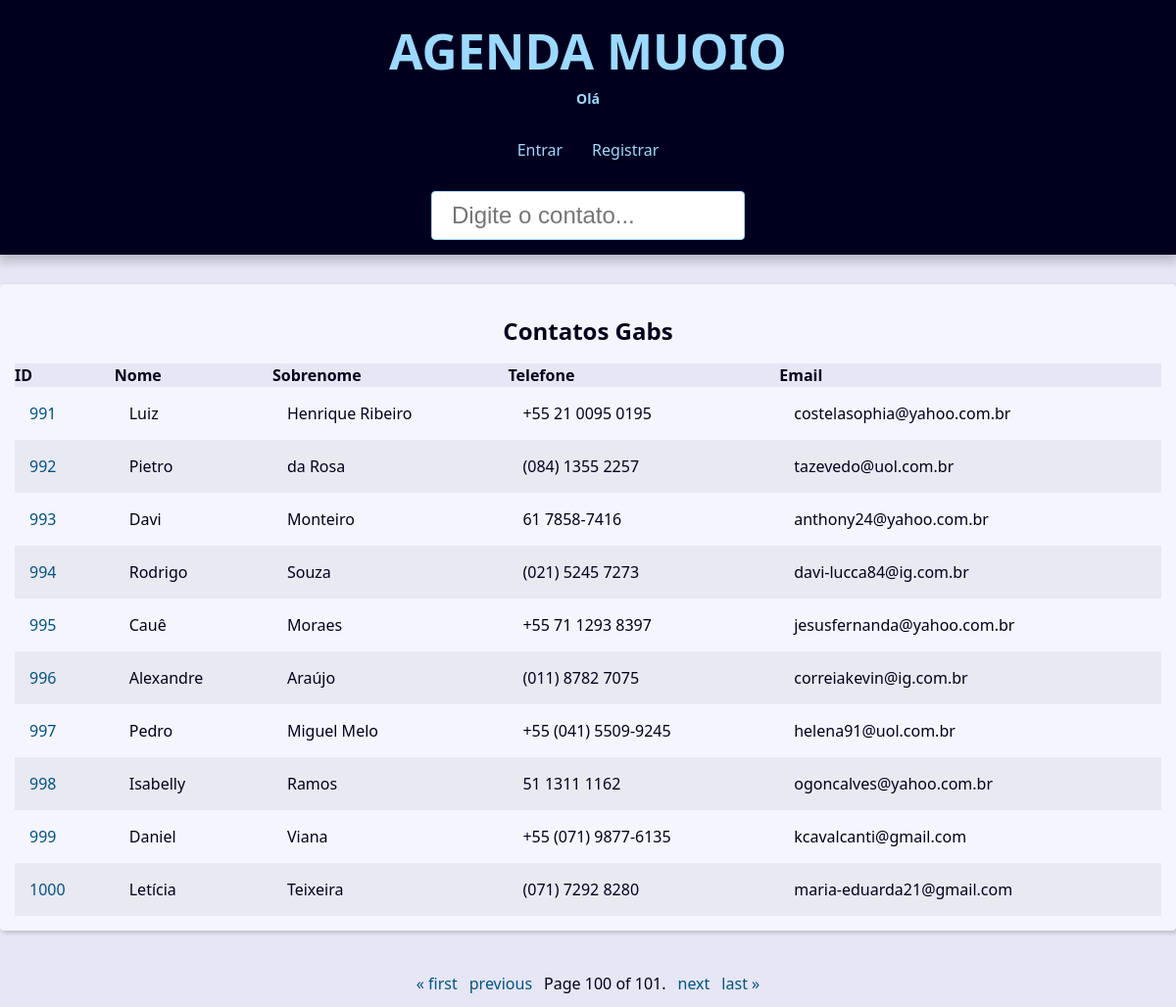
Page /?page=100&q= on the committed database.
### contact/models.py (models this page shows, shortened)
class Contact(models.Model):
    first_name = models.CharField(max_length=50)
    last_name = models.CharField(max_length=50, verbose_name='Sobrenome')
    phone = models.CharField(max_length=50)
    email = models.EmailField(max_length=254)
    created_date = models.DateTimeField(default=timezone.now)
    description = models.TextField(blank=True)
    show = models.BooleanField(default=True)
    picture = models.ImageField(upload_to='pictures/%Y/%m/', blank=True)
    category = models.ForeignKey(
        Category,
        on_delete=models.SET_NULL,
        blank=True,
        null=True,
    )
    owner = models.ForeignKey(
        User,
        on_delete=models.SET_NULL,
        blank=True,
        null=True,
    )

### contact/views/contact_views.py (the view)
# urls.py: path('', views.index, name='index'),  # type: ignore
def index(request):
    contacts = Contact.objects.filter(show=True).order_by('id')
    paginacao = Paginator(contacts, 10)
    pag_number = request.GET.get("page")
    pag_obj = paginacao.get_page(pag_number)
    context = {
        'pag_obj_': pag_obj,
        'site_title': 'Contatos - '
    }
    return render(
        request,
        'contact/index.html',
        context
    )

### contact/templates/contact/index.html
{% extends 'global/base.html' %}
{% block content %}
{% if pag_obj_ %}
    <div class="responsive-table">
        <table class="contacts-table">
            <caption class="table-caption">
                Contatos Gabs
            </caption>
            <thead>
                <tr class="table-row table-row-header">
                    <th class="table_header">ID</th>
                    <th class="table_header">Nome</th>
                    <th class="table_header">Sobrenome</th>
                    <th class="table_header">Telefone</th>
                    <th class="table_header">Email</th>
                </tr>
            </thead>
            <tbody>
                {% for c in pag_obj_ %}
                    <tr class="table-row">
                        <td class="table-cel">
                            <a class="table-link" href="{% url 'contact:contact' c.id %}">
                                {{c.id}}
                            </a>
                        </td>
                        <td class="table-cel">
                            {{c.first_name}}
                        </td>
                        <td class="table-cel">
                            {{c.last_name}}
                        </td>
                        <td class="table-cel">
                            {{c.phone}}
                        </td>
                        <td class="table-cel">
                            {{c.email}}
                        </td>
                    </tr>
                {% endfor %}
        </table>
    </div>
{% else %}
    <div class"single-contact">
        <h1 class="single-contact-name">
            Nenhum contato encontrado
        </h1>
    </div>
{% endif %}
{% endblock content %}

### base_static/global/css/style.css (style rules this page uses)
:root { --spacing: 1.5rem; --link-dark-color: rgb(0, 83, 134); --link-light-color: rgb(156, 217, 255); --clr-white: rgb(245, 245, 255); --clr-black: rgb(0, 0, 30); --clr-light-gray: rgb(230, 230, 245); --clr-dark-shadow-5: rgba(0, 0, 10, 5%); --clr-dark-shadow-10: rgba(0, 0, 10, 10%); --clr-dark-shadow-20: rgba(0, 0, 10, 20%); --clr-light-shadow-5: rgba(200, 200, 255, 5%); --clr-light-shadow-10: rgba(200, 200, 255, 10%); --clr-light-shadow-20: rgba(200, 200, 255, 20%); --main-page-width: 120rem; --table-min-width: 60rem; --biggest-font-size: 5rem; --bigger-font-size: 4rem; --big-font-size: 3.2rem; --medium-font-size: 2.4rem; --small-font-size: 1.6rem; --smaller-font-size: 1.4rem; --smallest-font-size: 1.2rem; --transition-fast: 300ms; --transition-medium: 600ms; --transition-slow: 1s; --default-border-radius: 4px; }
*, *::before, *::after { margin: 0; padding: 0; box-sizing: border-box; }
html { font-size: 62.5%; }
body { font-family: system-ui, -apple-system, BlinkMacSystemFont, 'Segoe UI', Roboto, Oxygen, Ubuntu, Cantarell, 'Open Sans', 'Helvetica Neue', sans-serif; line-height: 1.5; font-size: var(--small-font-size); color: var(--clr-black); -webkit-font-smoothing: antialiased; background: var(--clr-light-gray); }
.responsive-table { width: 100%; overflow-x: auto; }
.contacts-table { width: 100%; min-width: var(--table-min-width); border-collapse: collapse; }
.table-caption { font-size: var(--medium-font-size); font-weight: bold; padding: var(--spacing); }
.table-row { text-align: left; text-overflow: ellipsis; transition: background-color var(--transition-fast) ease-in-out; }
.table-row:nth-of-type(2n) { background: var(--clr-dark-shadow-5); }
.table-row-header { background: var(--clr-light-gray); color: var(--clr-black); }
.table-cel, .table-header { padding: var(--spacing); }
.table-link { color: var(--link-dark-color); transition: color var(--transition-fast) ease-in-out; text-decoration: none; }

### rows in the picture
Contact: id "991", first_name "Luiz", last_name "Henrique Ribeiro", phone "+55 21 0095 0195", email "costelasophia@yahoo.com.br"
Contact: id "992", first_name "Pietro", last_name "da Rosa", phone "(084) 1355 2257", email "tazevedo@uol.com.br"
Contact: id "993", first_name "Davi", last_name "Monteiro", phone "61 7858-7416", email "anthony24@yahoo.com.br"
Contact: id "994", first_name "Rodrigo", last_name "Souza", phone "(021) 5245 7273", email "davi-lucca84@ig.com.br"
Contact: id "995", first_name "Cauê", last_name "Moraes", phone "+55 71 1293 8397", email "jesusfernanda@yahoo.com.br"
Contact: id "996", first_name "Alexandre", last_name "Araújo", phone "(011) 8782 7075", email "correiakevin@ig.com.br"
Contact: id "997", first_name "Pedro", last_name "Miguel Melo", phone "+55 (041) 5509-9245", email "helena91@uol.com.br"
Contact: id "998", first_name "Isabelly", last_name "Ramos", phone "51 1311 1162", email "ogoncalves@yahoo.com.br"
Contact: id "999", first_name "Daniel", last_name "Viana", phone "+55 (071) 9877-6135", email "kcavalcanti@gmail.com"
Contact: id "1000", first_name "Letícia", last_name "Teixeira", phone "(071) 7292 8280", email "maria-eduarda21@gmail.com"

### other values in the picture
{{ pag_obj_.number }} "100"
{{ pag_obj_.paginator.num_pages }} "101"
